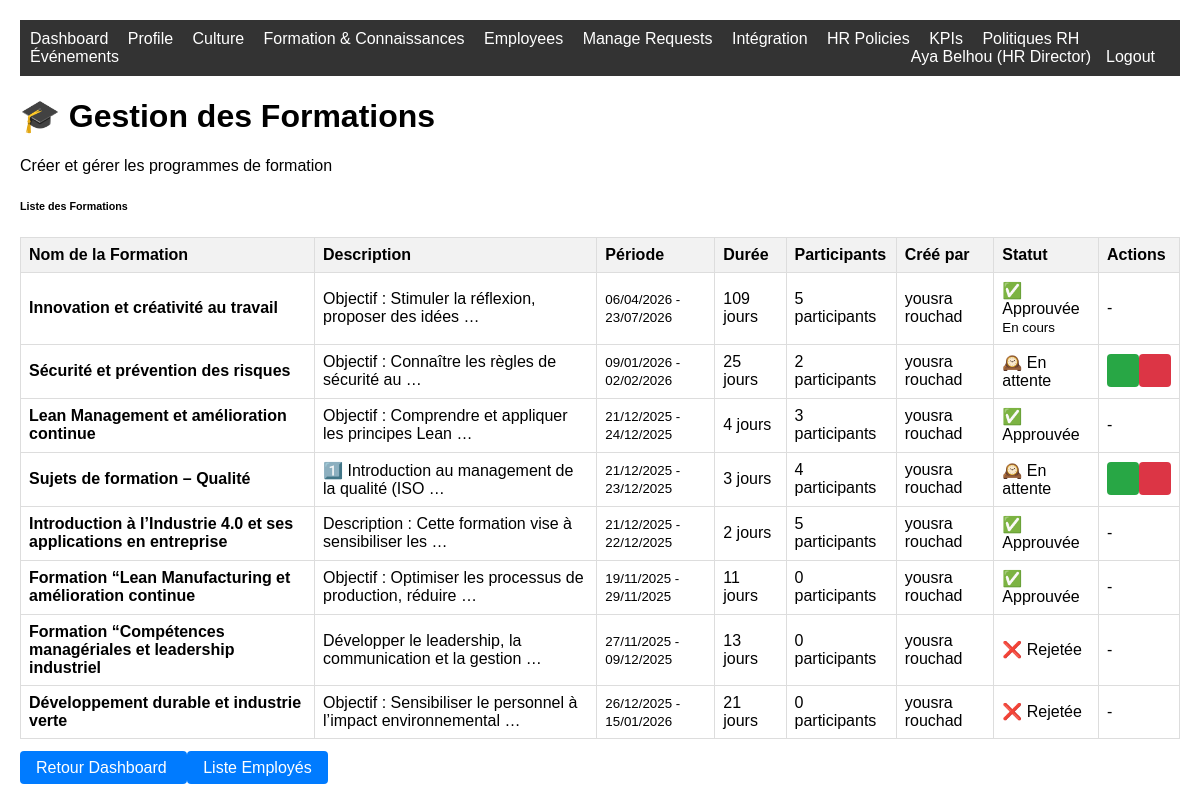
Before: /employees/training/ (signed in) with the older database file.
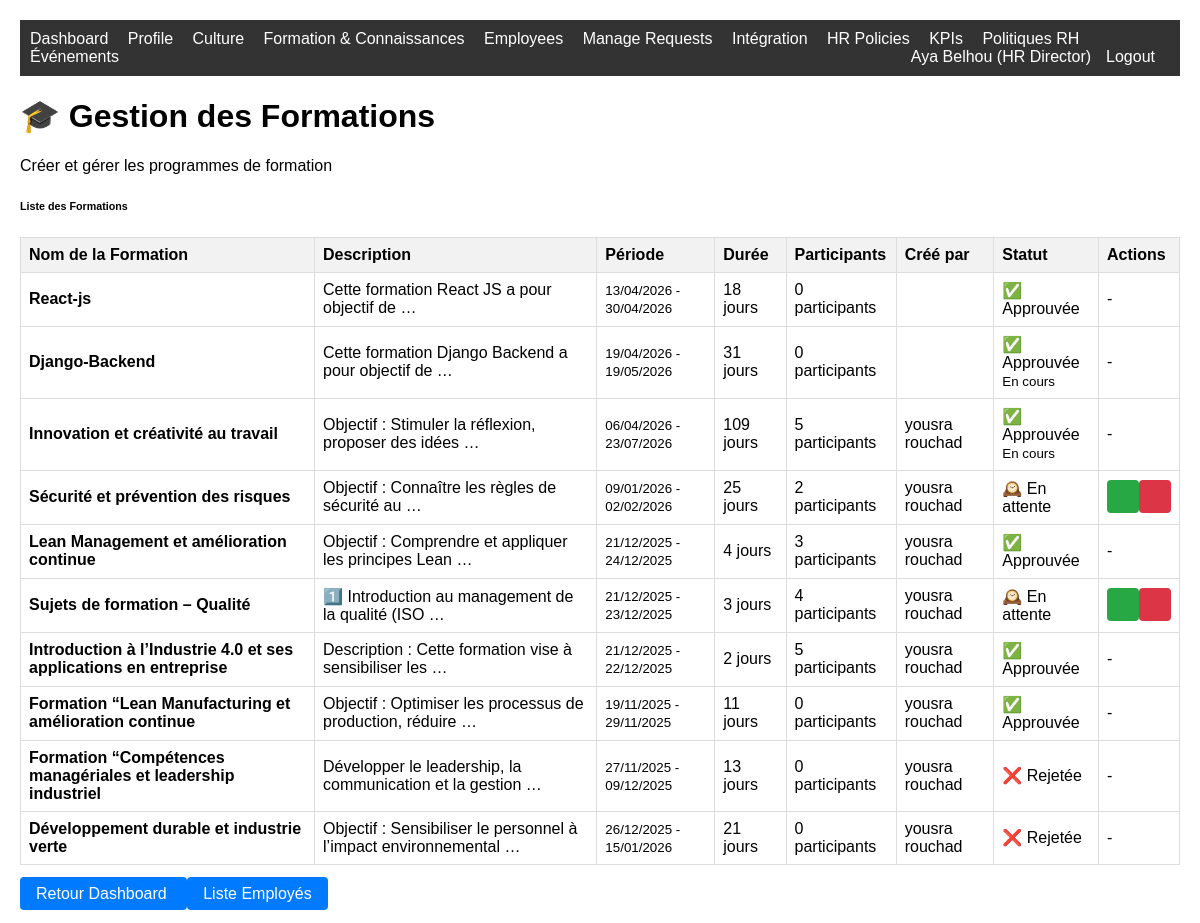
After: the same page with the newer database file.
### employees/models.py (models this page shows, shortened)
class Training(models.Model):
    STATUS_CHOICES = [
        ('pending', 'En attente'),
        ('approved', 'Approuvée'),
        ('rejected', 'Rejetée'),
    ]
    name = models.CharField(max_length=100)
    description = models.TextField()
    start_date = models.DateField()
    end_date = models.DateField()
    employees = models.ManyToManyField(Employee, related_name='trainings', blank=True)
    created_by = models.ForeignKey(settings.AUTH_USER_MODEL, on_delete=models.CASCADE, related_name='created_trainings')
    status = models.CharField(max_length=20, choices=STATUS_CHOICES, default='pending')
    approved_by = models.ForeignKey(settings.AUTH_USER_MODEL, null=True, blank=True, on_delete=models.SET_NULL, related_name='approved_trainings')
    approved_at = models.DateTimeField(null=True, blank=True)
    created_at = models.DateTimeField(auto_now_add=True, null=True, blank=True)
    class Meta:
        ordering = ['-id']
    @property
    def duration_days(self):
        return (self.end_date - self.start_date).days + 1
    @property
    def is_active(self):
        today = date.today()
        return self.start_date <= today <= self.end_date and self.status == 'approved'

### core/models.py (models this page shows, shortened)
class User(AbstractUser):
    ROLE_CHOICES = [
        ('employee', 'Employee'),
        ('hr_manager', 'Responsable RH'),
        ('hr_director', 'HR Director'),
        ('administrator', 'Administrator'),
    ]
    phone = models.CharField(max_length=20, blank=True, null=True)
    role = models.CharField(max_length=20, choices=ROLE_CHOICES, default='employee')

### employees/views.py (the view)
# urls.py: path('training/', views.manage_training, name='manage_training'),
@user_passes_test(is_hr_manager_or_director)
def manage_training(request):
    if request.user.role == 'hr_director':
        trainings = Training.objects.all().order_by('-created_at')
    else:
        trainings = Training.objects.filter(created_by=request.user).order_by('-created_at')
    return render(request, 'employees/training.html', {'trainings': trainings})

### employees/views.py (called while the page is built)
def is_hr_manager_or_director(user):
    return user.role in ['hr_manager', 'hr_director']

### templates/employees/training.html (shortened to what the changed rows need)
{% extends 'base.html' %}
{% block content %}
<div class="container-fluid py-4">
    <div class="row mb-4">
        <div class="col-12">
            <div class="d-flex justify-content-between align-items-center">
                <div>
                    <h1 class="h3 mb-0 text-gray-800">🎓 Gestion des Formations</h1>
                </div>
            </div>
        </div>
    </div>
    <div class="row">
        <div class="col-12">
            <div class="card shadow mb-4">
                <div class="card-body">
                    {% if trainings %}
                    <div class="table-responsive">
                        <table class="table table-bordered" width="100%" cellspacing="0">
                            <thead>
                                <tr>
                                    <th>Nom de la Formation</th>
                                    <th>Description</th>
                                    <th>Période</th>
                                    <th>Durée</th>
                                    <th>Participants</th>
                                    <th>Créé par</th>
                                    <th>Statut</th>
                                    <th>Actions</th>
                                </tr>
                            </thead>
                            <tbody>
                                {% for training in trainings %}
                                <tr class="{% if training.status == 'pending' %}table-warning{% elif training.status == 'approved' %}table-success{% elif training.status == 'rejected' %}table-danger{% endif %}">
                                    <td><strong>{{ training.name }}</strong></td>
                                    <td>{{ training.description|truncatewords:8 }}</td>
                                    <td>
                                        <small class="text-muted">
                                            {{ training.start_date|date:"d/m/Y" }} - {{ training.end_date|date:"d/m/Y" }}
                                        </small>
                                    </td>
                                    <td>
                                        <span class="badge bg-info">{{ training.duration_days }} jour{{ training.duration_days|pluralize }}</span>
                                    </td>
                                    <td>
                                        <span class="badge bg-secondary">{{ training.employees.count }} participant{{ training.employees.count|pluralize }}</span>
                                    </td>
                                    <td>{{ training.created_by.get_full_name }}</td>
                                    <td>
                                        {% if training.status == 'pending' %}
                                            <span class="badge bg-warning">🕰️ {{ training.get_status_display }}</span>
                                        {% elif training.status == 'approved' %}
                                            <span class="badge bg-success">✅ {{ training.get_status_display }}</span>
                                            {% if training.is_active %}
                                                <br><small class="text-success">En cours</small>
                                            {% endif %}
                                        {% elif training.status == 'rejected' %}
                                            <span class="badge bg-danger">❌ {{ training.get_status_display }}</span>
                                        {% endif %}
                                    </td>
                                    <td>
                                        {% if user.role == 'hr_director' and training.status == 'pending' %}
                                            <div class="btn-group" role="group">
                                                <a href="{% url 'approve_training' training.id %}"
                                                   class="btn btn-success btn-sm"
                                                   onclick="return confirm('Approuver cette formation ?')">
                                                </a>
                                                <a href="{% url 'reject_training' training.id %}"
                                                   class="btn btn-danger btn-sm"
                                                   onclick="return confirm('Rejeter cette formation ?')">
                                                </a>
                                            </div>
                                        {% else %}
                                            <span class="text-muted">-</span>
                                        {% endif %}
                                    </td>
                                </tr>
                                {% endfor %}
                            </tbody>
                        </table>
                    </div>
                    {% endif %}
                </div>
            </div>
        </div>
    </div>
</div>
{% endblock %}

Changed rows visible on the page:
added Training: name "React-js", description "Cette formation React JS a pour objectif de …", start_date "13/04/2026", end_date "30/04/2026", duration_days "18", employees.count "0", status "Approuvée"
added Training: name "Django-Backend", description "Cette formation Django Backend a pour objectif de …", start_date "19/04/2026", end_date "19/05/2026", duration_days "31", employees.count "0", status "Approuvée", shows "En cours"
